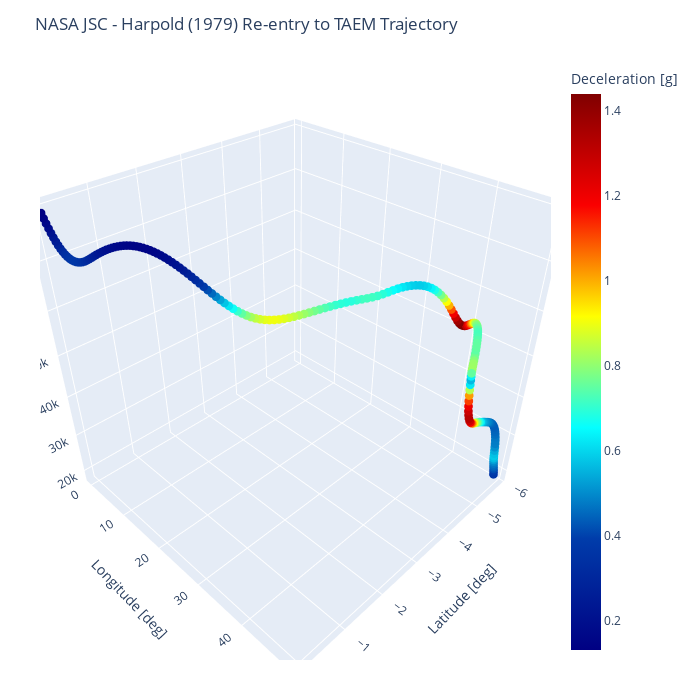

The notebook cell saved with this chart:
### Code cell
trace=go.Scatter3d(x=rad2deg(thetasol[1]),y=rad2deg(phisol[1]),z=hsol[1],
                    mode='markers', 
                    marker=dict(size=3,color=np.gradient(vsol[1])/np.gradient(tsol[1])/-9.80655,colorscale='Jet',colorbar=dict(title="Deceleration [g]"), showscale=True),)
data=[trace]

layout=go.Layout(scene = dict(
                xaxis_title='Latitude [deg]',
                yaxis_title='Longitude [deg]',
                zaxis_title='Altitude [m]'),
                width=700, height=700,
                margin=dict(r=40, b=40, l=40, t=60))
fig=go.Figure(data=data,layout=layout, )
fig.update_layout(title="NASA JSC - Harpold (1979) Re-entry to TAEM Trajectory",)
fig.show()

### Figure 1 — Plotly figure (JSON) as saved in the notebook; plotly's stock layout.template omitted (floating-point values rounded to 4 significant figures; data arrays with more than 128 entries replaced by an {"elided": "..."} marker saying what was removed)
{"data": [{"marker": {"color": {"elided": "200 float values"}, "colorbar": {"title": {"text": "Deceleration [g]"}}, "colorscale": [[0, "rgb(0,0,131)"], [0.2, "rgb(0,60,170)"], [0.4, "rgb(5,255,255)"], [0.6, "rgb(255,255,0)"], [0.8, "rgb(250,0,0)"], [1, "rgb(128,0,0)"]], "showscale": true, "size": 3}, "mode": "markers", "type": "scatter3d", "x": {"elided": "200 float values"}, "y": {"elided": "200 float values"}, "z": {"elided": "200 float values"}}], "layout": {"height": 700, "margin": {"b": 40, "l": 40, "r": 40, "t": 60}, "scene": {"xaxis": {"title": {"text": "Latitude [deg]"}}, "yaxis": {"title": {"text": "Longitude [deg]"}}, "zaxis": {"title": {"text": "Altitude [m]"}}}, "title": {"text": "NASA JSC - Harpold (1979) Re-entry to TAEM Trajectory"}, "width": 700}}
